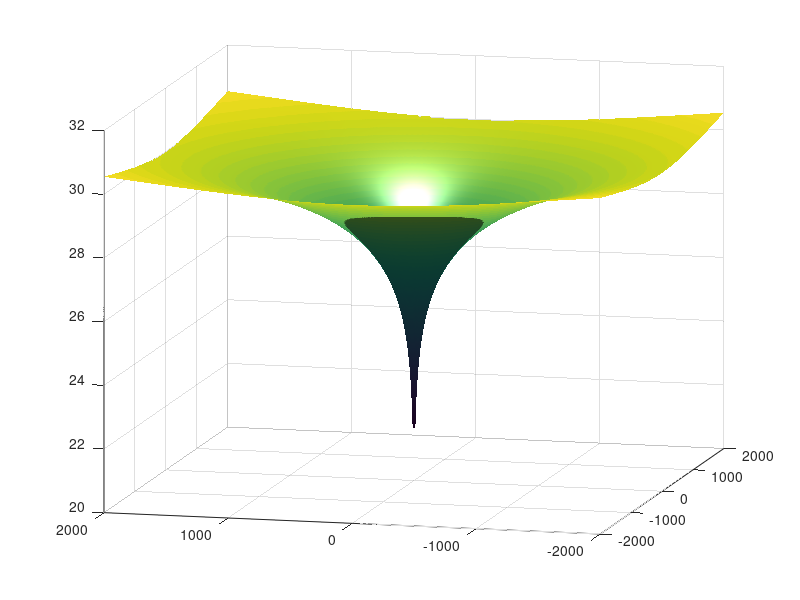

This figure's MATLAB source: (Note: this script raises an error after producing the figure.)
%% Compare mSim with analytical solution
%% Overview
% In this tutorial we will build a simple 3D cylindrical model with one
% well at the center and we will compare it with the Thiem, 1906 analytical
% solution.
%% Analytical solution 
% The analytical solution for radial flow to a well where the head h0 is known
% at some point at r0 distance close to well is given by :
%%
% $h(r)=\frac{Q}{2 \pi T}ln\frac{r}{r_0} + h_0$ 
%%%
% where Q is the pumping rate, T is the transmissivity.
%%% 
% To visualize the above equation we will generate random points within a
% disk of radious r0, triangulate them and plot
%%
% Lets define the inputs first
r0 = 2000; % [m]
h0 = 30; % [m]
Q = 500; % [m^3/day]
T = 50; % [m^2/day]
%%%
% Generate points on disk (This is actually a rectangle)
[disk_pntsX, disk_pntsY] = meshgrid(-r0:10:r0);
%%%
% Evaluate the Thiem equation
Thiem = @(r)(Q/(2*pi*T))*log(r/r0)+h0;
disk_pntsR = sqrt(disk_pntsX.^2 + disk_pntsY.^2);
%%%
% and plot them
mesh(disk_pntsX, disk_pntsY, Thiem(disk_pntsR),...
    'edgecolor','none','FaceColor','interp','FaceLighting','phong')
camlight right
view(-76, 13)
drawnow
%% Numerical solution with mSim
%%
% *Mesh generation*
%%%
% For the numerical solution we have first to generate a mesh.
%%%
% First we are going to generate a cylindrical polygon with the help of the
% parametric equation of a circle x = r*cos(t), y = r*sin(t) where t spans
% from 0 to 2*pi for a full circle
circle_bnd = [r0*cos(0:0.2:2*pi)' r0*sin(0:0.2:2*pi)'];
%%%
% Prepare the shapefile structure that is needed for the mesh
% generation for the domain
circle_domain.Geometry = 'Polygon';
circle_domain.X = [circle_bnd(:,1)' circle_bnd(1,1) nan]; 
circle_domain.Y = [circle_bnd(:,2)' circle_bnd(1,2) nan]; 
%%%
% and the well
well.Geometry = 'Point';
well.X = 0;
well.Y = 0;
well.DistMin = 1;
well.DistMax = r0;
well.LcMin = 1;
well.LcMax = 400;
%%%
% Construct the CSG object and generate the mesh
circle_dom = CSGobj_v2(2,1,10,10,1);
circle_dom = circle_dom.readshapefile(circle_domain);
circle_dom = circle_dom.readshapefile(well);
%%%
% define the mesh options. Here the 400 m is roughly the distance between
% the boundary points when r0 = 2000 and 0.2 discretization of the
% parametric variable that generated the circular points.
meshopt = msim_mesh_options;
meshopt.lc_gen = 400;
meshopt.embed_points = 1;
%%%
% run gmsh
circle_dom.writegeo('thiem_example', meshopt);
gmsh_path = '/home/giorgk/Downloads/gmsh-4.4.1-Linux64/bin/gmsh';
circle_dom.runGmsh('thiem_example',gmsh_path,[]);
%%
% read mesh into matlab
[p, MSH]=read_2D_Gmsh('thiem_example', 0, 0);
%% 
% *Boundary conditions*
%%%
% First we will identify the boundary the mesh nodes and assign a constant head of h0
id_bnd = find(sqrt(sum(p.^2,2)) > 1999);
CH = [id_bnd h0*ones(length(id_bnd),1)];
%%
% *Well flux*
%%%
% For the well we have to find first which node corresponds to the well
id_well = find(sqrt(sum(p.^2,2)) < 0.1);
FLUX_well = [id_well -Q];

%%
% *Assemble*
%%%
% To assemble we need the transmissivity, which we defined as constant on
% the mesh nodes
Tnd = T*ones(size(p,1),1);

%%%
% Set up the standard simulation options and assemble
simopt.dim=2;
simopt.el_type='triangle';
simopt.el_order='linear';
[Kglo, H]= Assemble_LHS(p, MSH(3,1).elem(1,1).id, Tnd , CH, [], simopt);
%%%
% Convert Point flux matrix to sparse vector
F=sparse(FLUX_well(:,1),1,FLUX_well(:,2),length(H),1);
%%%
% *Solve*
Hnumerical=solve_system(Kglo,H,F);
%% Compare the solutions
% To compare the the numerical solution of mSim with the analytical we have
% to evaluate the analytical over the points of the numerical.
Hanalytical = Thiem(sqrt(sum(p.^2,2)));
%%%
% The numerical solution contains the center of well where the
% analytical solution cannot be defined. Therefore we will make them nan to
% both solutions. 
Hanalytical(id_well,1) = nan;
Hnumerical(id_well,1) = nan;
%%%
% now we plot the relative error with respect the analytical solution
trisurf(MSH(3,1).elem(1,1).id, p(:,1), p(:,2), 100*(Hnumerical - Hanalytical)./Hanalytical)
title('Relative error wrt analytical solution')
zlabel('%')
view(0,0)
colormap cool
drawnow
%%
% We can confirm that the numerical solution follows the analytical very
% close as the error is less that 1 percent.




